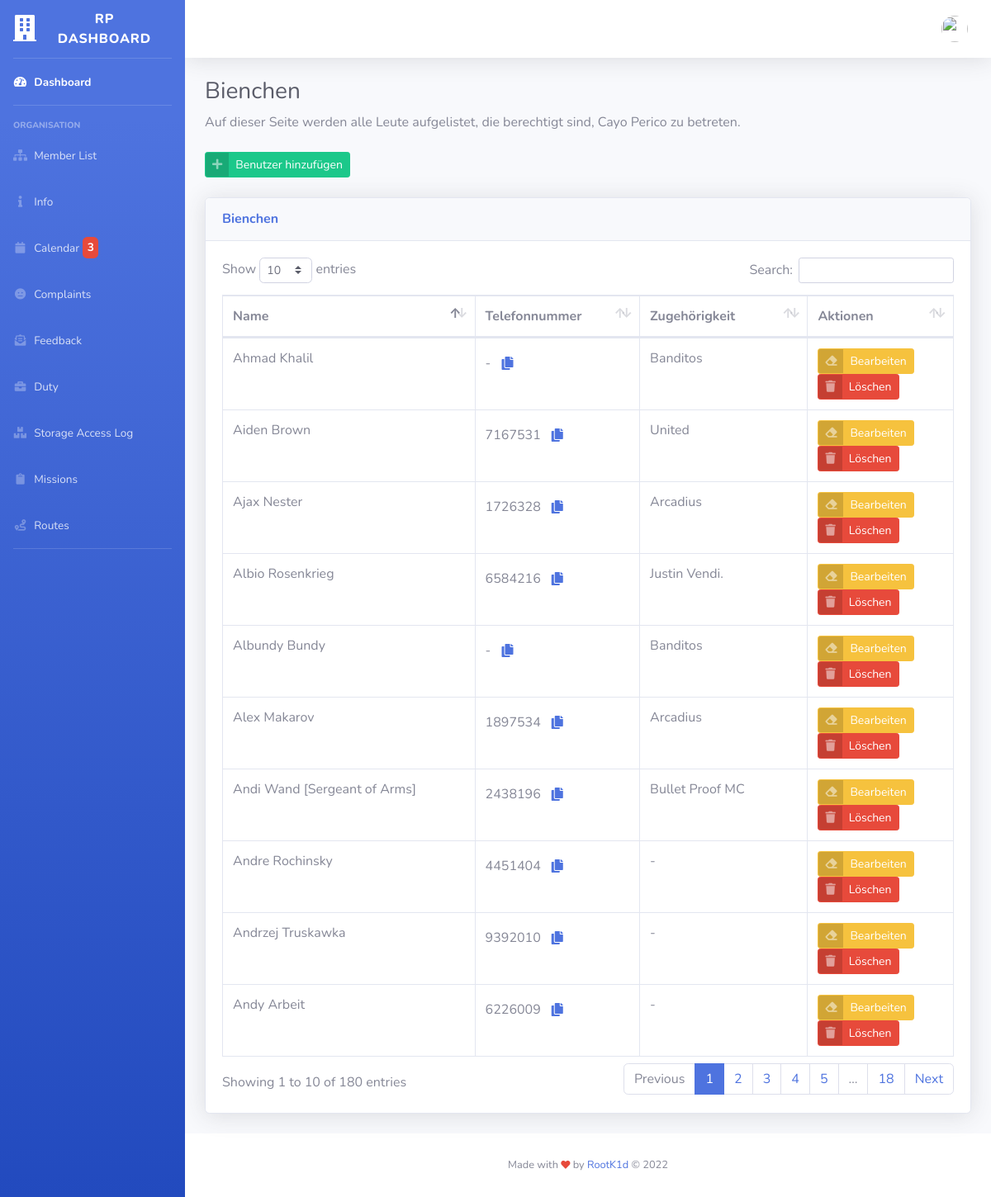
The page /pages/bees.php on the database its author committed.
### tables this page shows
CREATE TABLE `bees` (
  `id` varchar(17) NOT NULL,
  `name` text NOT NULL,
  `phone` text NOT NULL,
  `gang` text NOT NULL
);

### pages/bees.php (the view, shortened to what this page needs)
<?php
$conn=new mysqli('localhost', 'root', '1001010mM', 'arcadius');
?>
<!DOCTYPE html>
<html lang="en">
<head>
    <link href="../vendor/fontawesome-free/css/all.min.css" rel="stylesheet" type="text/css">
    <link href="../css/sb-admin-2.min.css" rel="stylesheet">
    <link href="../vendor/datatables/dataTables.bootstrap4.min.css" rel="stylesheet">
</head>
<body id="page-top">
    <div id="wrapper">
        <?php
        include("../templates/sidenav.php");
        ?>
        <div id="content-wrapper" class="d-flex flex-column">
            <div id="content">
                <?php include("../templates/navbar.php") ?>
                <div class="container-fluid">
                    <h1 class="h3 mb-2 text-gray-800">Bienchen</h1>
                    <p class="mb-4">Auf dieser Seite werden alle Leute aufgelistet, die berechtigt sind, Cayo Perico zu betreten.</p>
                    <a href="#" class="btn btn-success btn-sm btn-icon-split" data-toggle="modal" data-target="#addBeeModal">
                        <span class="icon text-white-50">
                        <i class="fas fa-plus"></i>
                        </span>
                        <span class="text">Benutzer hinzufügen</span>
                        </a>
                        <br>
                        <br>
                    <div class="card shadow mb-4">
                        <div class="card-header py-3">
                            <h6 class="m-0 font-weight-bold text-primary">Bienchen <br></h6>
                        </div>
                        <div class="card-body">
                            <div class="table-responsive">
                                <table class="table table-bordered" id="dataTable" width="100%" cellspacing="0">
                                    <thead>
                                        <tr>
                                            <th>Name</th>
                                            <th>Telefonnummer</th>
                                            <th>Zugehörigkeit</th>
                                            <th>Aktionen</th>
                                        </tr>
                                    </thead>
                                    <tbody>
                                        <?php
                                        $sql="SELECT * FROM bees";
                                        $result=$conn->query($sql);
                                        while ($row = $result->fetch_assoc()) {
                                            echo'
                                            <tr>
                                            <td>'. $row['name'] .'</td>
                                            <td>'. $row['phone'] .'<button class="btn text-primary" data-toggle="tooltip" data-placement="top" onClick="toClipboard(' . $row['phone'] .')" title="Telefonnummer in Zwischenablage kopieren"><i class="fa fa-copy"></i></button></td>
                                            <td>'. $row['gang'] .'</td>
                                            <td><a href="#" class="btn btn-warning btn-sm btn-icon-split" data-toggle="modal" data-target="#editModal-' . $row['id'] .'">
                        <span class="icon text-white-50">
                        <i class="fas fa-eraser"></i>
                        </span>
                        <span class="text">Bearbeiten</span>
                        </a><form class="vanilla" action="https://rootk1d.xyz/awi-system/functions/deleteBee.php?id=' . $_GET['id'] .'&username=' . $_GET['username'] .'&fullname=' . $_GET['fullname'] .'&role=' . $_GET['role'] .'&birthday=' . $_GET['birthday'] .'&usersince=' . $_GET['usersince'] .'&phone=' . $_GET['phone'] .'&number=' . $_GET['number'] .'" method="post">
                                       <button type="submit" class="btn btn-danger btn-sm btn-icon-split" id="id" name="id" value="' . $row["id"] . '">
                                       <span class="icon text-white-50">
                                       <i class="fas fa-trash"></i>
                                       </span>
                                       <span class="text">Löschen</span>
                                       </button>
                                       </form></td>
                                            </tr>
                                            ';
                                        }
                                        ?>
                                    </tbody>
                                </table>
                            </div>
                        </div>
                    </div>
                </div>
            </div>
            <?php include("../templates/footer.php") ?>
        </div>
    </div>
</body>
</html>

### templates/sidenav.php (shortened to what this page needs)
<ul class="navbar-nav bg-gradient-primary sidebar sidebar-dark accordion" id="accordionSidebar">
<?php
$sql="SELECT * FROM events";
$eventAmount=mysqli_num_rows($conn->query($sql));
?>
            <a class="sidebar-brand d-flex align-items-center justify-content-center" <?php echo 'href="http://rootk1d.xyz/awi-system/index.php?id=' . $_GET['id'] .'&username=' . $_GET['username'] .'&fullname=' . $_GET['fullname'] .'&role=' . $_GET['role'] .'&birthday=' . $_GET['birthday'] .'&usersince=' . $_GET['usersince'] .'&phone=' . $_GET['phone'] .'&number=' . $_GET['number'] .'">';?>
                <div class="sidebar-brand-icon">
                    <i class="fas fa-building"></i>
                </div>
                <div class="sidebar-brand-text mx-3">RP Dashboard</div>
            </a>
            <hr class="sidebar-divider my-0">
            <li class="nav-item active">
                <a class="nav-link" <?php echo 'href="http://rootk1d.xyz/awi-system/index.php?id=' . $_GET['id'] .'&username=' . $_GET['username'] .'&fullname=' . $_GET['fullname'] .'&role=' . $_GET['role'] .'&birthday=' . $_GET['birthday'] .'&usersince=' . $_GET['usersince'] .'&phone=' . $_GET['phone'] .'&number=' . $_GET['number'] .'">';?>
                    <i class="fas fa-fw fa-tachometer-alt"></i>
                    <span>Dashboard</span></a>
            </li>
            <hr class="sidebar-divider">
            <div class="sidebar-heading">
                Organisation
            </div>
            <li class="nav-item">
                <a class="nav-link" <?php echo 'href="http://rootk1d.xyz/awi-system/pages/employees.php?id=' . $_GET['id'] .'&username=' . $_GET['username'] .'&fullname=' . $_GET['fullname'] .'&role=' . $_GET['role'] .'&birthday=' . $_GET['birthday'] .'&usersince=' . $_GET['usersince'] .'&phone=' . $_GET['phone'] .'&number=' . $_GET['number'] .'">';?>
                    <i class="fas fa-fw fa-sitemap"></i>
                    <span>Member List</span></a>
            </li>
            <li class="nav-item">
                <a class="nav-link" <?php echo 'href="http://rootk1d.xyz/awi-system/pages/information.php?id=' . $_GET['id'] .'&username=' . $_GET['username'] .'&fullname=' . $_GET['fullname'] .'&role=' . $_GET['role'] .'&birthday=' . $_GET['birthday'] .'&usersince=' . $_GET['usersince'] .'&phone=' . $_GET['phone'] .'&number=' . $_GET['number'] .'">';?>
                    <i class="fas fa-fw fa-info"></i>
                    <span>Info</span></a>
            </li>
            <li class="nav-item">
                <a class="nav-link" <?php echo 'href="http://rootk1d.xyz/awi-system/pages/calendar.php?id=' . $_GET['id'] .'&username=' . $_GET['username'] .'&fullname=' . $_GET['fullname'] .'&role=' . $_GET['role'] .'&birthday=' . $_GET['birthday'] .'&usersince=' . $_GET['usersince'] .'&phone=' . $_GET['phone'] .'&number=' . $_GET['number'] .'">';?>
                    <i class="fas fa-fw fa-calendar"></i>
                    <span>Calendar</span>
                    <?php
                    if ($eventAmount !== 0) {
                        echo ' <span class="badge badge-danger">' . $eventAmount . '</span>';
                    }
                    ?>
                </a>
            </li>
            <li class="nav-item">
                <a class="nav-link" <?php echo 'href="http://rootk1d.xyz/awi-system/pages/complaint.php?id=' . $_GET['id'] .'&username=' . $_GET['username'] .'&fullname=' . $_GET['fullname'] .'&role=' . $_GET['role'] .'&birthday=' . $_GET['birthday'] .'&usersince=' . $_GET['usersince'] .'&phone=' . $_GET['phone'] .'&number=' . $_GET['number'] .'">';?>
                    <i class="fas fa-fw fa-meh"></i>
                    <span>Complaints</span></a>
            </li>
            <li class="nav-item">
                <a class="nav-link" <?php echo 'href="https://rootk1d.xyz/awi-system/pages/feedback.php?id=' . $_GET['id'] .'&username=' . $_GET['username'] .'&fullname=' . $_GET['fullname'] .'&role=' . $_GET['role'] .'&birthday=' . $_GET['birthday'] .'&usersince=' . $_GET['usersince'] .'&phone=' . $_GET['phone'] .'&number=' . $_GET['number'] .'">';?>
                    <i class="fas fa-fw fa-envelope-open-text"></i>
                    <span>Feedback</span></a>
            </li>
            <li class="nav-item">
                <a class="nav-link" <?php echo 'href="https://rootk1d.xyz/awi-system/pages/duty.php?id=' . $_GET['id'] .'&username=' . $_GET['username'] .'&fullname=' . $_GET['fullname'] .'&role=' . $_GET['role'] .'&birthday=' . $_GET['birthday'] .'&usersince=' . $_GET['usersince'] .'&phone=' . $_GET['phone'] .'&number=' . $_GET['number'] .'">';?>
                    <i class="fas fa-fw fa-briefcase"></i>
                    <span>Duty</span></a>
            </li>
            <li class="nav-item">
                <a class="nav-link" <?php echo 'href="https://rootk1d.xyz/awi-system/pages/storage.php?id=' . $_GET['id'] .'&username=' . $_GET['username'] .'&fullname=' . $_GET['fullname'] .'&role=' . $_GET['role'] .'&birthday=' . $_GET['birthday'] .'&usersince=' . $_GET['usersince'] .'&phone=' . $_GET['phone'] .'&number=' . $_GET['number'] .'">';?>
                    <i class="fas fa-fw fa-boxes"></i>
                    <span>Storage Access Log</span></a>
            </li>
            <li class="nav-item">
                <a class="nav-link" <?php echo 'href="https://rootk1d.xyz/awi-system/pages/missions.php?id=' . $_GET['id'] .'&username=' . $_GET['username'] .'&fullname=' . $_GET['fullname'] .'&role=' . $_GET['role'] .'&birthday=' . $_GET['birthday'] .'&usersince=' . $_GET['usersince'] .'&phone=' . $_GET['phone'] .'&number=' . $_GET['number'] .'">';?>
                    <i class="fas fa-fw fa-clipboard"></i>
                    <span>Missions</span>
                </a>
            </li>
            <li class="nav-item">
                <a class="nav-link" <?php echo 'href="https://rootk1d.xyz/awi-system/pages/routes.php?id=' . $_GET['id'] .'&username=' . $_GET['username'] .'&fullname=' . $_GET['fullname'] .'&role=' . $_GET['role'] .'&birthday=' . $_GET['birthday'] .'&usersince=' . $_GET['usersince'] .'&phone=' . $_GET['phone'] .'&number=' . $_GET['number'] .'">';?>
                    <i class="fas fa-fw fa-route"></i>
                    <span>Routes</span></a>
            </li>
            <hr class="sidebar-divider">
        </ul>

### templates/navbar.php (shortened to what this page needs)
<nav class="navbar navbar-expand navbar-light bg-white topbar mb-4 static-top shadow">
                    <ul class="navbar-nav ml-auto">
                        <li class="nav-item dropdown no-arrow">
                            <a class="nav-link dropdown-toggle" href="#" id="userDropdown" role="button"
                                data-toggle="dropdown" aria-haspopup="true" aria-expanded="false">
                                <img class="img-profile rounded-circle"
                                    src="https://rootk1d.xyz/awi-system/img/undraw_profile.svg">
                            </a>
                        </li>
                    </ul>
                </nav>

### templates/footer.php
<footer class="sticky-footer bg-white">
               <div class="container my-auto">
                  <div class="copyright text-center my-auto">
                     <span>Made with <i class="fas fa-heart fa-sm text-danger"></i> by <a href="https://github.com/Roo7K1d">RootK1d</a> &copy; <?php echo date("Y"); ?></span>
                  </div>
               </div>
</footer>

### rows shown on the page
bees: name "Ajax Nester", phone "1726328", gang "Arcadius"
bees: name "Andrzej Truskawka", phone "9392010", gang "-"
bees: name "Andy Arbeit", phone "6226009", gang "-"
bees: name "Andre Rochinsky", phone "4451404", gang "-"
bees: name "Alex Makarov", phone "1897534", gang "Arcadius"
bees: name "Andi Wand [Sergeant of Arms]", phone "2438196", gang "Bullet Proof MC"
bees: name "Ahmad Khalil", phone "-", gang "Banditos"
bees: name "Albundy Bundy", phone "-", gang "Banditos"
bees: name "Albio Rosenkrieg", phone "6584216", gang "Justin Vendi."
bees: name "Aiden Brown", phone "7167531", gang "United"

### other values the page prints
$eventAmount "3"
